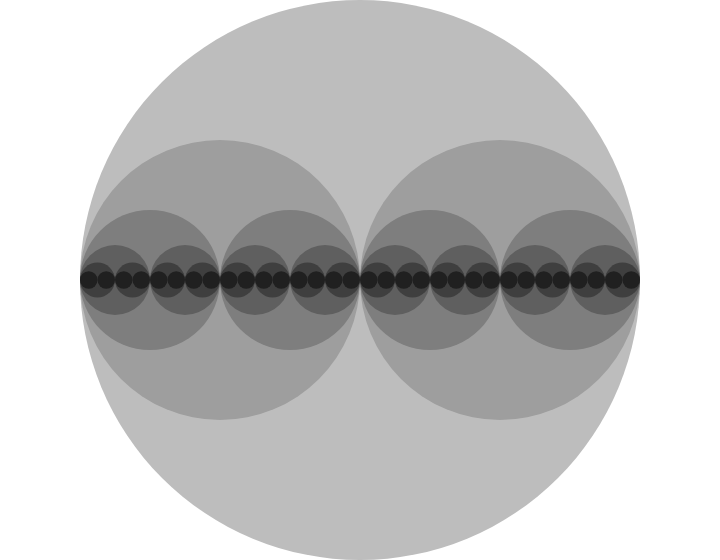
Frame 1 (no input)
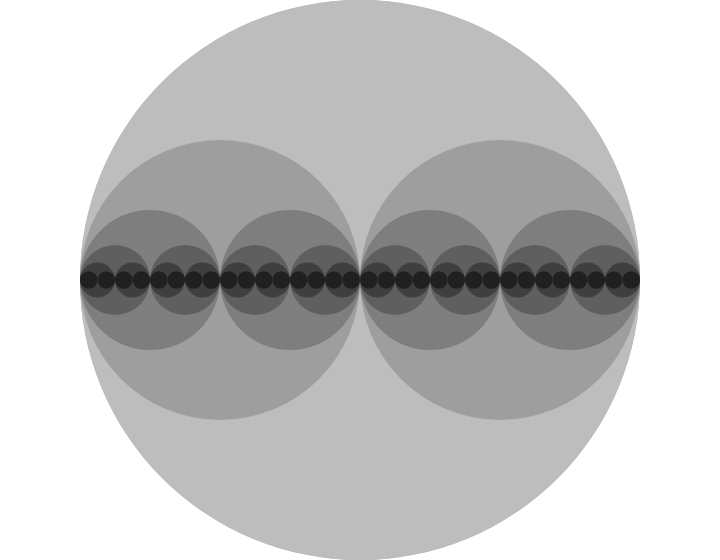
Frame 2 (the mouse pressed at the canvas centre, redrawn once)

The p5.js sketch that drew these frames (run headless with seeded random() and noise() and a simulated clock; the mouse was pressed at the canvas centre and the sketch redrawn once):

// p5.js sketch
// ── sketch.js
function setup() {
    createCanvas(720, 560);
    noStroke();
    noLoop();
  }
  
  function draw() {
    drawCircle(width / 2, 280, 6);
  }
  
  function drawCircle(x, radius, level) {
    // 'level' is the variable that terminates the recursion once it reaches 
    // a certain value (here, 1). If a terminating condition is not 
    // specified, a recursive function keeps calling itself again and again
    // until it runs out of stack space - not a favourable outcome! 
    const tt = (126 * level) / 4.0;
    fill(tt);
    ellipse(x, height / 2, radius * 2, radius * 2);
    if (level > 1) {  
      // 'level' decreases by 1 at every step and thus makes the terminating condition
      // attainable
      level = level - 1;  
      drawCircle(x - radius / 2, radius / 2, level);
      drawCircle(x + radius / 2, radius / 2, level);
    }
  }
// ── noise_2d.html
<!DOCTYPE html>
<html lang="">

<head>
  <meta charset="utf-8">
  <meta name="viewport" content="width=device-width, initial-scale=1.0">
  <title></title>
  </style>
  <script src="../p5/p5.js"></script>
  <script src="noise_2d.js"></script>
</head>

<body>
</body>

</html>
// ── noise_2d.js

function setup() {
    let w = 800;
    let h = 500;
    xoff = 10000.0;
    createCanvas(w, h);
    loadPixels();
    for (let x = 0; x < w; x++) {
        yoff = 0.0;
        for (let y = 0; y < h; y++) {
            let index = (x + y * w) * 4;

            // let bright = random(255);
            let bright = map(noise(xoff, yoff), 0, 1, 0, 255);

            // Set the red, green, and blue values.
            pixels[index] = bright;
            pixels[index + 1] = bright;
            pixels[index + 2] = bright;

            // Set the alpha value to 255 (no transparency).
            pixels[index + 3] = 255;
            yoff += 0.01;
        }
        xoff += 0.01;

    }
    updatePixels();
}


// ── perlin_noise.html
<!DOCTYPE html>
<html lang="">

<head>
  <meta charset="utf-8">
  <meta name="viewport" content="width=device-width, initial-scale=1.0">
  <title></title>
  </style>
  <script src="../p5/p5.js"></script>
  <script src="perlin_noise.js"></script>
</head>

<body>
</body>

</html>
// ── perlin_noise.js
let t = 0;
function setup() {
  createCanvas(windowWidth*0.96, windowHeight*0.96);
}

function draw() {
  background(255);
  noFill();
  let xoff = t;
  stroke(0);
  strokeWeight(2);
  beginShape();
  for (let i = 0; i < windowWidth; i++) {
    let n = noise(xoff);
    // let y = noise(xoff) * windowHeight;
    let y = map(n, 0, 1, 0, windowHeight);
    xoff += 0.005;
    vertex(i, y);
  }
  endShape();
  t += 0.005;
}
// ── random_gaussian_dots.html
<!DOCTYPE html>
<html lang="">

<head>
  <meta charset="utf-8">
  <meta name="viewport" content="width=device-width, initial-scale=1.0">
  <title></title>
  <script src="../p5/p5.js"></script>
  <script src="random_gaussian_dots.js"></script>
</head>

<body>
</body>

</html>

// ── random_gaussian_dots.js
function setup() {
  createCanvas(windowWidth*0.96, windowHeight*0.96);
  background(255);

  slider = createSlider(2, 100, 50);
  slider.position(10, 10);
  slider.size(150);
}

function draw() {
  let d = slider.value();
  let x = randomGaussian(windowWidth / 2, d);
  let y = randomGaussian(windowHeight / 2, d);

  // gaussian color
  let r = randomGaussian(125, 80);
  let g = randomGaussian(125, 80);
  let b = randomGaussian(125, 80);

  stroke(r, g, b);
  strokeWeight(5);
  point(x, y);

}
// ── walker.html
<!DOCTYPE html>
<html lang="">

<head>
  <meta charset="utf-8">
  <meta name="viewport" content="width=device-width, initial-scale=1.0">
  <title></title>
  <script src="../p5/p5.js"></script>
  <script src="walker.js"></script>
</head>

<body>
</body>

</html>

// ── walker.js
class Walker {
  constructor() {
    this.x = width / 2;
    this.y = height / 2;
    this.n = 0;
  }

  draw() {
    stroke(0);
    strokeWeight(3);
    point(this.x, this.y);
  }

  // step size is specified with Perlin noise
  stepSizeWithPerlinNoise() {
    let step = map(noise(this.n), 0, 1, 3, 5);
    let r = random(1);
    this.n += 0.01;

    if (r < 0.25) {
      this.x += step;
    } else if (r < 0.5) {
      this.x -= step;
    } else if (r < 0.75) {
      this.y += step;
    } else {
      this.y -= step;
    }

  }

  // 50 % chance to go to mouse position
  stepFollowMouse() {
    let step = 1;
    let r = random(1);

    if (r < 0.5) {
      if (this.x < mouseX) {
        this.x += step;
      } else {
        this.x -= step;
      }
      if (this.y < mouseY) {
        this.y += step;
      } else {
        this.y -= step;
      }

    } else {

      if (r < 0.6) {
        this.x += step;
      } else if (r < 0.7) {
        this.x -= step;
      } else if (r < 0.8) {
        this.y += step;
      } else {
        this.y -= step;
      }
    }

  }
}

let walker;

function setup() {
  createCanvas(windowWidth*0.96, windowHeight*0.96);
  walker = new Walker();
  background(255);

}
function draw() {
  // walker.stepFollowMouse();
  walker.stepSizeWithPerlinNoise();
  walker.draw();
}
